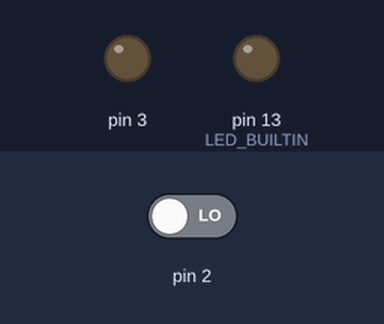
The sketch below on a simulated Arduino Uno, built with avr-gcc and run on an emulated ATmega328P. On the bench: output pins drawn as LEDs (lit = HIGH). The test bench sets the inputs (shaded band); at power-on: pin 2 LOW.

Above: at 1.2 s.
1.3 s: pin 2 driven HIGH
At 1.8 s:
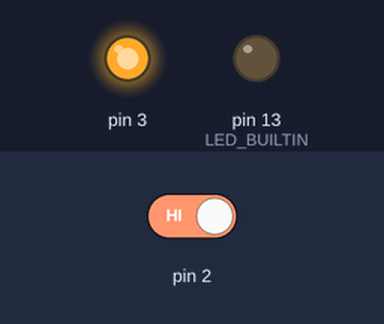
2.8 s: pin 2 driven LOW
At 4.2 s:
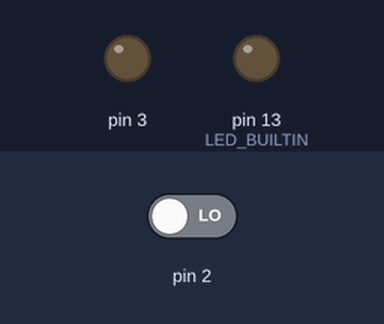
Timing chart, 0 to 5.8 s (numbered marks = the images above; inputs shaded):
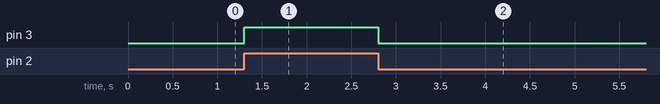

Measured:
- after the input at 1.3 s, pin 3: LOW → HIGH at once
- after the input at 2.8 s, pin 3: HIGH → LOW at once

The sketch:

37_pulldown_onboardled1.ino
```cpp
// C++ code
//
void setup()
{
  pinMode(LED_BUILTIN, OUTPUT);
  pinMode(2,INPUT);
  pinMode(3,OUTPUT);

  Serial.begin(9600);
}

void loop()
{

  if(digitalRead(2)==1)
  {
   	digitalWrite(3,HIGH);
  }
  else
  {
   	digitalWrite(3,LOW);
  }
}
```
